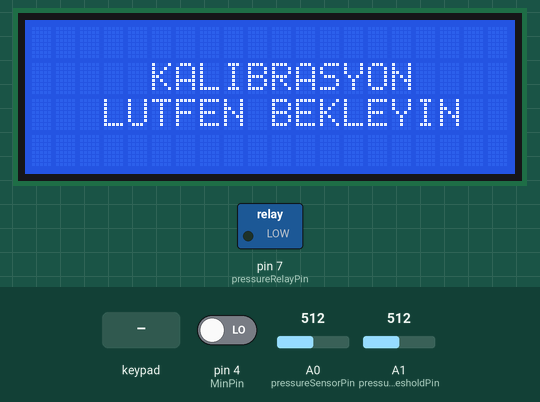
This sketch was run on a simulated Arduino Uno, built with avr-gcc and run on an emulated ATmega328P. On the bench: 20×4 character LCD, switched loads named in the sketch (green lamp = pin HIGH). The inputs (shaded band) are chosen by the test bench; at power-on: pin 4 (MinPin) LOW, A0 (pressureSensorPin) = 512, A1 (pressureThresholdPin) = 512. Pins used as bus, display or sensor lines are not drawn.

Above: at 4.1 s.
4.2 s: pin 4 (MinPin) driven HIGH
At 5.3 s:
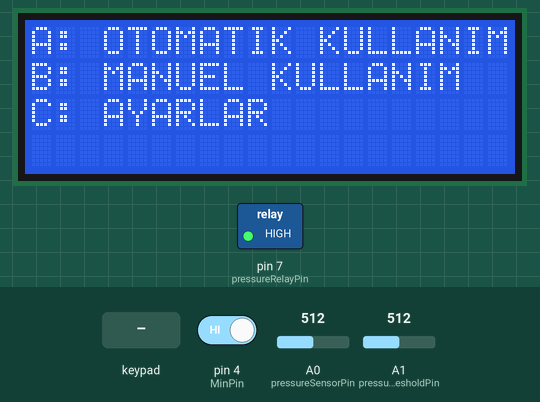
6.1 s: key 'A' pressed
At 7.5 s:
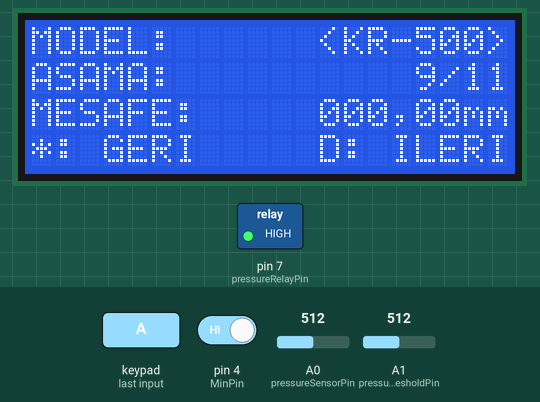
8.1 s: key '*' pressed
At 8.38 s:
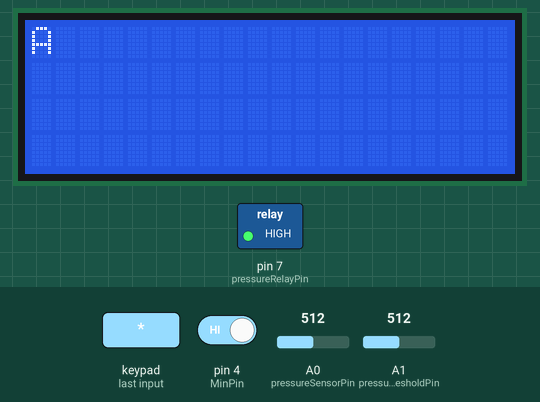
10.0 s: key 'C' pressed
At 10.9 s:
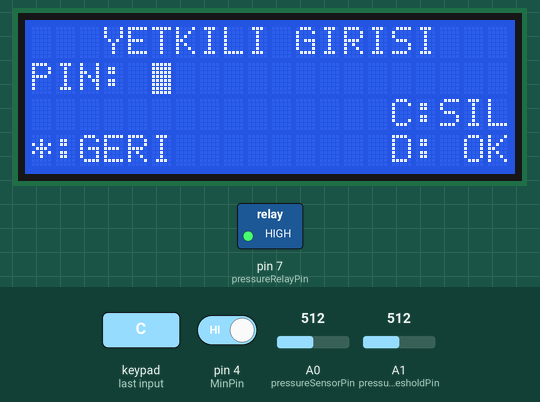
12.0 s: keypad keys 3 0 7 6 D pressed 0.4 s apart
At 12.36 s:
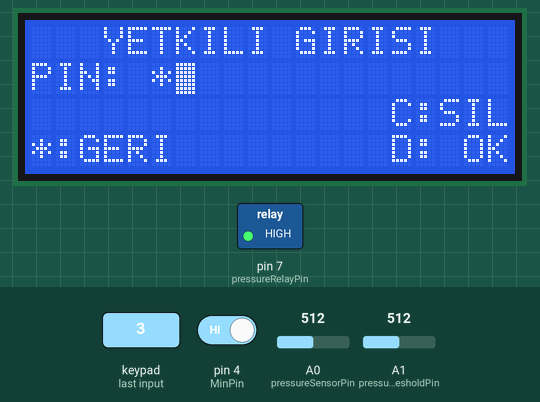
15.5 s: key '1' pressed
Timing chart, 0 to 18.1 s (numbered marks = the images above; inputs shaded):
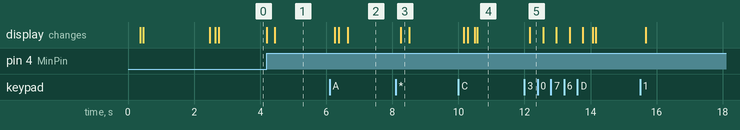

The sketch:

src.ino
```cpp
#include <Arduino.h>
// include the library code:
#include <EEPROM.h>
#include <LiquidCrystal_I2C.h>
#include <string.h>
#include "LcdTemplate.h"
#include "MotorController.h"

#include <Keypad_I2C.h>
#include <Keypad.h>          // GDY120705
#include <Wire.h>

#define LCD_I2CADDR 0x26
#define KEYPAD_I2CADDR 0x27

const byte ROWS = 4; //four rows
const byte COLS = 4; //three columns
const char keys[ROWS][COLS] = {
  {'1', '2', '3', 'A'},
  {'4', '5', '6', 'B'},
  {'7', '8', '9', 'C'},
  {'*', '0', '#', 'D'}
};

byte rowPins[ROWS] = { 3, 0, 7, 6 }; //connect to the row pinouts of the keypad
byte colPins[COLS] = { 5, 4, 2, 1 }; //connect to the column pinouts of the keypad

Keypad_I2C keypad = Keypad_I2C( makeKeymap(keys), rowPins, colPins, ROWS, COLS, KEYPAD_I2CADDR );

LiquidCrystal_I2C lcd(LCD_I2CADDR, 20, 4);

MotorController m_Controller;
Motor x_Motor(0, 1, 'X');

int backOffSensor = 3;

LcdTemplate m_Splash(0);
LcdTemplate m_Main(1);

const uint8_t pressureSensorPin = A0;
const uint8_t pressureThresholdPin = A1;
const uint8_t pressureRelayPin = 7;

void setup() {
  //Serial.begin(115200);
  pinMode(backOffSensor, INPUT);
  pinMode(pressureSensorPin, INPUT);
  pinMode(pressureRelayPin, OUTPUT);
  pinMode(pressureThresholdPin, INPUT);

  digitalWrite(pressureRelayPin, LOW);

  lcd.init();
  lcd.backlight();

  m_Splash.Print(&lcd);
  delay(2000);
  m_Splash.Type = 5;
  m_Splash.Deter();
  m_Splash.Print(&lcd);

  x_Motor.Initialize();

  x_Motor.IsInverted = false;
  x_Motor.MinPin = 4;


  x_Motor.MicroStepRatio = 16;
  x_Motor.SetMaxSpeed(275);
  x_Motor.SetDwellSpeed(20);

  x_Motor.ShortDistance = x_Motor.BaseMetricInSteps * 30.0;
  x_Motor.RampStartsAt = 15;

  x_Motor.SetSpeed(275);

  m_Controller.Initialize();
  m_Controller.Motors[0] = x_Motor;

  m_Controller.Move((x_Motor.BaseMetricInSteps * 60.0f), x_Motor);

  int8_t _direction = -1;
  m_Controller.RunToEnd(_direction);

  calibreSiper();

  m_Main.Print(&lcd);

  keypad.begin( );
  keypad.addEventListener(keypadEvent); //add an event listener for this keypad


  // TIMER 1 for interrupt frequency 50 Hz:
  cli(); // stop interrupts
  TCCR1A = 0; // set entire TCCR1A register to 0
  TCCR1B = 0; // same for TCCR1B
  TCNT1  = 0; // initialize counter value to 0
  // set compare match register for 50 Hz increments
  OCR1A = 39999; // = 16000000 / (8 * 50) - 1 (must be <65536)
  // turn on CTC mode
  TCCR1B |= (1 << WGM12);
  // Set CS12, CS11 and CS10 bits for 8 prescaler
  TCCR1B |= (0 << CS12) | (1 << CS11) | (0 << CS10);
  // enable timer compare interrupt
  TIMSK1 |= (1 << OCIE1A);
  sei(); // allow interrupts
}

uint8_t backOffSensorState = HIGH;

bool backedOff = false;
bool sensorPressed = false;

unsigned long lastPressuredAt = 0;
bool hasPressureRelieved = false;

uint16_t pressureThresholdValue = 650;

ISR(TIMER1_COMPA_vect) {
  uint16_t pressureValue = analogRead(pressureSensorPin);
  pressureThresholdValue = analogRead(pressureThresholdPin);

  uint16_t pressureInBar = map(pressureValue, 0, 1023, 0, 400);
  uint16_t pressureThresholdInBar = map(pressureThresholdValue, 0, 1023, 0, 400);

  if (pressureInBar >= pressureThresholdInBar) {
    hasPressureRelieved = true;
    lastPressuredAt = millis();
    digitalWrite(pressureRelayPin, HIGH);
    //delay(100);
  }
  else {
    if (hasPressureRelieved == true && millis() - lastPressuredAt > 3000) {
      hasPressureRelieved = false;
      digitalWrite(pressureRelayPin, LOW);
    }
  }

  /*if (hasPressureRelieved) {
    unsigned long timeElapsed = millis() - lastPressuredAt;
    uint16_t modePenalty = digitalRead(pressureModePin) == HIGH ? 550 : 0;

    if (timeElapsed > 350 + modePenalty)
    {
      if (timeElapsed < 3350 + modePenalty)
        digitalWrite(pressureRelayPin, HIGH);
      else {
        digitalWrite(pressureRelayPin, LOW);
        hasPressureRelieved = false;
      }
    }
    }*/
}


void keypadEvent(KeypadEvent key) {
  switch (keypad.getState()) {
    case RELEASED:
      m_Main.HookKey(key, &lcd);
      break;
  }
}


void loop() {
  char key = keypad.getKey();

  backOffSensorState = digitalRead(backOffSensor);

  if (backOffSensorState == LOW && backedOff == false && sensorPressed == false) {
    delay(5);

    if (backOffSensorState == LOW) {
      sensorPressed = true;
      x_Motor.SetDwellSpeed(5);
      m_Controller.Move((3.0f * x_Motor.BaseMetricInSteps), x_Motor); //3mm geriye çık
      backedOff = true;
      x_Motor.SetDwellSpeed(50);
    }
  }
  else if (backOffSensorState == HIGH && sensorPressed == true && backedOff == true) {
    if (backOffSensorState == HIGH && sensorPressed == true && backedOff == true ) {
      x_Motor.SetDwellSpeed(5);
      m_Controller.Move(-(3.0f * x_Motor.BaseMetricInSteps), x_Motor); //3mm geriye gel
      sensorPressed = false;
      backedOff = false;
      x_Motor.SetDwellSpeed(50);
    }
  }

  if (m_Main.Type == 6) {
    if (m_Main.HasFiredMotor == false) {
      m_Main.HasFiredMotor = true;

      float distanceInUM = atof(m_Main.Out); // burayı kontrol et

      float finalDestination = distanceInUM * (x_Motor.BaseMetricInSteps / 10);
      float minimumDestination = x_Motor.BaseMetricInSteps * 6.5f;

      if (finalDestination >= minimumDestination) {
        x_Motor.SetMaxSpeed(125);
        x_Motor.SetDwellSpeed(25);
        x_Motor.SetSpeed(125);

        m_Controller.MoveTo(finalDestination, x_Motor); // NOT 40.0024 because 1mm = 40.0024 step 0.1mm = 4.00024 step

        m_Main.Type = 2;
        m_Main.Deter();
        m_Main.Print(&lcd);
      }
    }
  }
  else if (m_Main.Type == 7) {
    calibreSiper();

    delay(1000);

    lcd.noBlink();
    lcd.noCursor();

    m_Main.Type = 1;
    m_Main.Deter();
    m_Main.Print(&lcd);

  }
}

void calibreSiper() {
  uint8_t first = EEPROM.read(0);
  uint8_t second = EEPROM.read(1);
  uint8_t third = EEPROM.read(2);
  uint8_t fourth = EEPROM.read(3);

  char m_Buffer[4] = { first + 48, second + 48, third + 48, fourth + 48 }; //charları digite cevir

  float defaultDistanceInUN = atof(m_Buffer) * (x_Motor.BaseMetricInSteps / 100.0f);

  x_Motor.SetCurrentPosition(defaultDistanceInUN); //mm
  x_Motor.SetMaxSpeed(350);
  x_Motor.SetSpeed(350);
}
```

Motor.cpp
```cpp
#include "Motor.h"

Motor::Motor() {

}

Motor::Motor(uint8_t steppin, uint8_t dirpin, char axis) {
  this->StepPin = steppin;
  this->DirPin = dirpin;
  this->Axis = axis;

}

void Motor::SetDirection() {
  if (this->Direction == 1)
    digitalWrite(this->DirPin, this->IsInverted ? LOW : HIGH);
  else
    digitalWrite(this->DirPin, this->IsInverted ? HIGH : LOW);
}

void Motor::ChangeDirection(int8_t dir) {
  if (this->Direction != dir) {
    this->Direction = dir;
    this->SetDirection();
  }
}

void Motor::Initialize() {
  this->StepsPerRevolution = 200;
  this->BaseMetricInSteps = 40.00f; //1mm = 40.002366f steps

  this->SetSpeed(60);
  this->Direction = -1;

  this->MicroStepRatio = 16;
  this->CurrentPosition = 0;
  this->TargetPosition = 0;
  this->StepsRemaining = 0;
  this->StepsTaken = 0;
  this->LastSteppedAt = micros() - (this->StepInterval * 2); // make it ready to step instantly on first loop cycle
  this->UseRamping = true;

  pinMode(this->StepPin, OUTPUT);
  pinMode(this->DirPin, OUTPUT);

  if (this->MinPin > 0)
    pinMode(this->MinPin, INPUT);

  digitalWrite(this->StepPin, LOW);
  digitalWrite(this->DirPin, LOW);
}

void Motor::Prepare(float relativeTarget) {
  this->TargetPosition = this->CurrentPosition + relativeTarget;
  this->StepsRemaining = abs(this->TargetPosition - this->CurrentPosition);
  this->StepsTaken = 0;

  if (this->TargetPosition < this->CurrentPosition)
    this->Direction = -1;
  else
    this->Direction = 1;

  this->SetDirection();
}

void Motor::PrepareTo(float absoluteTarget) {
  this->TargetPosition = absoluteTarget;
  this->StepsRemaining = abs(this->TargetPosition - this->CurrentPosition);
  this->StepsTaken = 0;

  if (this->TargetPosition < this->CurrentPosition)
    this->Direction = -1;
  else
    this->Direction = 1;

  this->SetDirection();
}

void Motor::PrepareConstant(int8_t dir) {
  this->TargetPosition = 0;
  this->StepsRemaining = 0;
  this->StepsTaken = 0;

  this->Direction = dir;
  this->SetDirection();
}

void Motor::Stop() {
  this->StepsRemaining = 0;
  this->StepsTaken = 0;
}

void Motor::Move(float relativeTarget) {
  this->Prepare(relativeTarget);

  while(this->StepsRemaining > 0) {
    this->Step();
  }
}

void Motor::MoveTo(float absoluteTarget) {
  this->PrepareTo(absoluteTarget);

  while(this->StepsRemaining >= 1) {
    this->Step();
  }
}

void Motor::Step() {
   while(true) {
     if (micros() - this->LastSteppedAt >= this->StepInterval) {
       this->LastSteppedAt = micros();

       digitalWrite(this->StepPin, HIGH);
       this->StepsTaken++;
       delayMicroseconds(1);
       digitalWrite(this->StepPin, LOW);
       this->CurrentPosition += this->Direction;
       this->StepsRemaining--;

       break;
     }
  }
}

void Motor::JoyStep() {
  if (micros() - this->LastSteppedAt >= this->StepInterval) {
    this->LastSteppedAt = micros();

    digitalWrite(this->StepPin, HIGH);
    delayMicroseconds(1);
    digitalWrite(this->StepPin, LOW);
    this->CurrentPosition += this->Direction;
  }
}

float Motor::GetCurrentPosition() {
  return this->CurrentPosition;
}

void Motor::SetCurrentPosition(float pos) {
   this->CurrentPosition = pos;
}

float Motor::GetSpeed() {
  return this->Speed;
}

void Motor::SetSpeed(float whatSpeed) {
  if (this->Speed != whatSpeed) {
    this->StepInterval = 60000000 / (this->StepsPerRevolution * this->MicroStepRatio) / whatSpeed;
    this->Speed = whatSpeed;
  }
}

void Motor::SetDwellSpeed(float whatSpeed) {
  if (this->DwellSpeed != whatSpeed)
    this->DwellSpeed = whatSpeed;
}

void Motor::SetMaxSpeed(float whatSpeed) {
  if (this->MaxSpeed != whatSpeed)
    this->MaxSpeed = whatSpeed;
}

void Motor::RampDown() {
  unsigned long rampIndex = (unsigned long)(this->BaseMetricInSteps * 30.0f); //30mm mesafede yavaşla
  unsigned long currentRpm = 1;

  while(rampIndex > 0) {
      rampIndex--;

      if (rampIndex % 5 == 0) {

        currentRpm = max(1, map(rampIndex, 0, 1201, 0, 350));

        if (this->Speed >= currentRpm) // prevent slow to high brake
          this->SetSpeed(currentRpm);
      }

      this->Step();
  }
}

void Motor::Offset() {
  int SwitchState = digitalRead(this->MinPin);
  this->ChangeDirection(1);
  this->SetSpeed(this->DwellSpeed);

  while(SwitchState == LOW) {
    this->Step();

    SwitchState = digitalRead(this->MinPin);
  }
}
```

Motor.h
```cpp
#ifndef Motor_h
#define Motor_h

#ifndef Arduino_h
  #include "Arduino.h"
#endif


class Motor {
  private:
    uint8_t StepPin;
    uint8_t DirPin;
    uint8_t EnablePin;


    int StepsPerRevolution;
    unsigned long LastSteppedAt;

    void SetDirection();

  public:
    Motor();
    Motor(uint8_t steppin, uint8_t dirpin, char axis);

    uint8_t MinPin;
    uint8_t MaxPin;

    float BaseMetricInSteps;
    float MicroStepRatio;
    float CurrentPosition;
    float TargetPosition;
    float StepsRemaining;
    float StepsTaken;
    float StepInterval;
    int8_t Direction;
    bool IsInverted;
    bool UseRamping;

    float DwellSpeed;
    float Speed;
    float MaxSpeed;

    float ShortDistance;
    int RampStartsAt;


    char Axis;

    void Initialize();
    void Prepare(float relativeTarget);
    void PrepareTo(float absoluteTarget);
    void PrepareConstant(int8_t dir);

    void Move(float relativeTarget);
    void MoveTo(float absoluteTarget);
    void Step();
    void JoyStep();
    void SetMaxSpeed(float whatSpeed);
    void SetDwellSpeed(float whatSpeed);
    void SetSpeed(float whatSpeed);
    float GetSpeed();
    float GetCurrentPosition();
    void SetCurrentPosition(float pos);
    void Stop();
    void ChangeDirection(int8_t dir);
    void RampDown();
    void Offset();
};

#endif
```

MotorController.cpp
```cpp
#include "MotorController.h"

MotorController::MotorController() {

}

void MotorController::Initialize() {
  this->UseRamp = true;
}

void MotorController::Move(float steps, Motor& motor) {
  float absolute = motor.GetCurrentPosition() + steps;
  this->MoveTo(absolute, motor);
}

void MotorController::MoveTo(float absolute, Motor& motor) {
  float curPos = motor.GetCurrentPosition();

  if (curPos != absolute) {
    float delta = abs(curPos - absolute);
    motor.PrepareTo(absolute);

    float accelIndex = 0;

    while (motor.StepsRemaining >= 1) {
      if (motor.UseRamping)
        this->CalculateRamp(delta, accelIndex, motor);

      motor.Step();
      accelIndex++;
    }

    motor.SetSpeed(motor.MaxSpeed);
  }
}

void MotorController::RunToEnd(int8_t _direction) {
  uint8_t x_Index = 0;

  for (uint8_t i = 0; i < MOTORS_COUNT; i++) {
    if (this->Motors[i].Axis == 'X')
      x_Index = i;
  }

  Motor & x_Motor = this->Motors[x_Index];

  x_Motor.PrepareConstant(_direction);

  uint8_t xSwitchState = LOW;

  bool x_Offsetted = false;

  unsigned long x_AccelIndex = 0;

  xSwitchState = digitalRead(x_Motor.MinPin);

  if (xSwitchState == HIGH) {
    while (x_Offsetted == false) {
      if (x_Offsetted == false) {
        if (xSwitchState == HIGH) {
          xSwitchState = digitalRead(x_Motor.MinPin);
          this->CalculateRamp(x_AccelIndex, x_Motor);
          x_Motor.Step();
          x_AccelIndex++;
        }
        else {
          x_Offsetted = true;
          x_Motor.RampDown();
        }
      }
    }
  }

  x_Motor.Offset();
  x_Motor.SetCurrentPosition(6600);
}

void MotorController::CalculateRamp(float index, Motor& motor) {
  this->CalculateRamp(50000000, index, motor);
}

void MotorController::CalculateRamp(float delta, float index, Motor& motor) {
  //unsigned long delta = _delta;
  //unsigned long index = _index;

  if (this->UseRamp) {
    float currentRpm = 1.0;
    float accelerationEndsAt = motor.ShortDistance / 2; //(long)(m_DeltaY * 0.10);
    float decelerationStartsAt = delta - (motor.ShortDistance / 2); //(long)(m_DeltaY * 0.90);
    int maxRpm = max(1, motor.MaxSpeed);
    int minRpm = max(1, motor.RampStartsAt);

    if (delta < motor.ShortDistance) {
      if (index <= 0) { // performance reasons
        motor.SetSpeed(motor.DwellSpeed);
      }
    }
    else {
      if ((unsigned long)index % 5 == 0) {
        if (index <= accelerationEndsAt || index >= decelerationStartsAt) {
          if (index <= accelerationEndsAt) {
            currentRpm = max(1, minRpm + ((maxRpm - minRpm) * (index / accelerationEndsAt)));
            motor.SetSpeed(currentRpm);
          }
          else if (index >= decelerationStartsAt) {
            currentRpm = max(1, minRpm + ((maxRpm - minRpm) * (1.0f - (index / delta)) / (1.0f - (decelerationStartsAt / delta))));
            motor.SetSpeed(currentRpm);
          }
          else
            motor.SetSpeed(maxRpm);
        }
      }
    }
  }
}
```

MotorController.h
```cpp
#ifndef MotorController_h
#define MotorController_h

#ifndef Motor_h
  #include "Motor.h"
#endif

#define MOTORS_COUNT 1

const char Axes[] = { 'X' };

class MotorController {
  public:
    MotorController();
    Motor Motors[3];
    bool UseRamp;
    void Initialize();
    void Delete(Motor motor);
    void Move(float steps, Motor& motor);
    void MoveTo(float pos, Motor& motor);
    void RunToEnd(int8_t _direction);
    void CalculateRamp(float index, Motor& motor);
    void CalculateRamp(float delta, float index, Motor& motor);
};

#endif
```

LcdTemplate.h
```cpp
#ifndef LcdTemplate_h
#define LcdTemplate_h

#ifndef Arduino_h
  #include "Arduino.h"
#endif

#include <LiquidCrystal_I2C.h>


class LcdTemplate {
  private:


  public:
    LcdTemplate();
    LcdTemplate(short type);


    short Type;
    char Data[4][20];
    char LastKey;
    bool IsNewKey;
    bool IsVisible;
    bool HasFiredMotor;
    char Out[4];

    void Deter();
    void HookKey(char key, LiquidCrystal_I2C* lcd);
    void Print(LiquidCrystal_I2C* lcd);
    void printNumber(char key, LiquidCrystal_I2C* lcd);
    void deleteNumber(LiquidCrystal_I2C* lcd);
    void updateCursor(LiquidCrystal_I2C* lcd);
};

#endif
```

Source omitted: LcdTemplate.cpp (9934 bytes)

Measured:
- after the input at 4.2 s, pin 7 (pressureRelayPin): LOW → HIGH after 0.40 s; the display: first changes at once (image 1 shows a later state)
- after the input at 6.1 s, the display: first changes after 0.16 s (image 2 shows a later state)
- after the input at 8.1 s, the display: changes after 0.16 s (image 3)
- after the input at 10.0 s, the display: first changes after 0.17 s (image 4 shows a later state)
- after the input at 12.0 s, the display: changes after 0.16 s (image 5)
